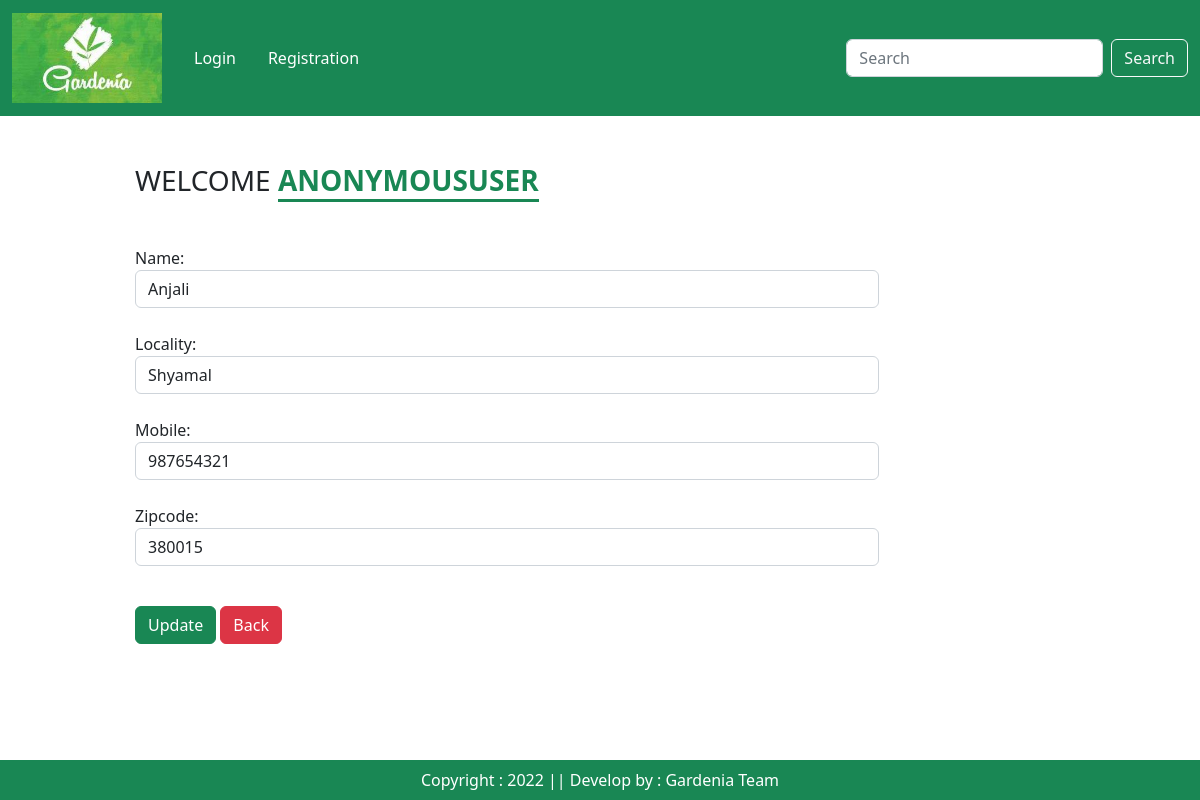
The page /updateAddress/15 on the database its author committed.
### app/models.py (models this page shows, shortened)
class Customer(models.Model):
    user = models.ForeignKey(User,on_delete=models.CASCADE)
    alphaSpaces = RegexValidator(r'^[a-zA-Z]+$')
    name=models.TextField(max_length=200,validators=[alphaSpaces])
    locality = models.CharField(max_length=200)
    phone_regex=RegexValidator(regex=r'^\+?1?\d{10}$')
    mobile= models.CharField(validators=[phone_regex],max_length=11,blank=True)
    zip_regex=RegexValidator(regex=r'^\+?1?\d{6}$')
    zipcode = models.CharField(validators=[zip_regex],max_length=7,blank=True)

### app/views.py (the view, shortened to what this page needs)
# urls.py: path("updateAddress/<int:pk>",views.updateAddress.as_view(),name='updateAddress'),
class updateAddress(View):
    def get(self,request,pk):
        add=Customer.objects.get(pk=pk)
        form=CustomerProfileForm(instance=add)
        totalitem=0
        wishitem=0
        if request.user.is_authenticated:
            totalitem = len(Cart.objects.filter(user=request.user))
            wishitem = len(Wishlist.objects.filter(user=request.user))
        return render(request,'app/updateAddress.html',locals())

### app/forms.py
class CustomerProfileForm(forms.ModelForm):
    class Meta:
        model=Customer
        fields = ['name','locality','mobile','zipcode']
        widgets = {
            'name':forms.TextInput(attrs={'class':'form-control'}),
            'locality':forms.TextInput(attrs={'class':'form-control'}),
            'mobile':forms.NumberInput(attrs={'class':'form-control'}),
            'zipcode':forms.NumberInput(attrs={'class':'form-control'}),
        }

### app/templates/app/updateAddress.html (shortened to what this page needs)
{% extends 'app/base.html' %}
{% load static %}
{% block main-content %}
<div class="container my-5">
    <div class="col-sm-8 offset-sm-1">
        <h3 class="mb-5 text-uppercase">Welcome <span class="text-success border-bottom border-3 border-success fw-bold">{{request.user}}</span></h3>
        <form action="" metzhod="post">
            {% for fm in form %}
                {{fm.label_tag}} {{fm}} <small class="text-danger">{{fm.errors|striptags}}</small>
                <br>
            {% endfor %}
            <div class="col-12 mt-3">
                <button type="submit" class="btn btn-success">Update</button>
                <a href="{% url 'address' %}" type="button" class="btn btn-danger">Back</a>
            </div>
        </form>
    </div>
</div>
{% endblock main-content %}

### app/static/app/css/style.css (style rules this page uses)
body { overflow-x: hidden; }

### rows shown on the page
Customer: form "Anjali" "Shyamal" "987654321" "380015"

### other values the page prints
{{ request.user }} "ANONYMOUSUSER"
{{ fm.label_tag }} "Name:" "Locality:" "Mobile:" "Zipcode:"
